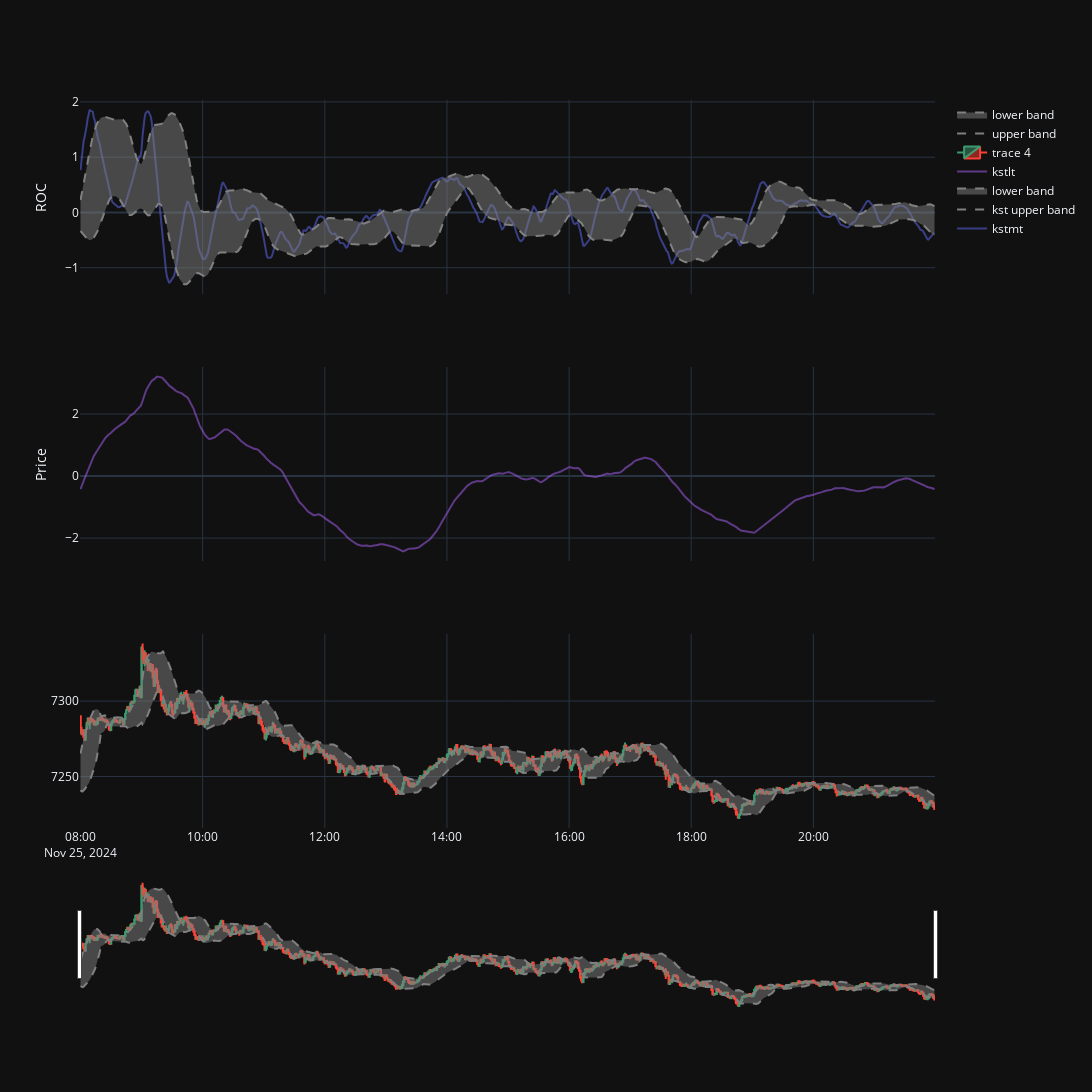

This figure's notebook cell:
### Code cell
fig = make_subplots(rows=3, cols=1, shared_xaxes=True)

# Add traces for the initial plot (first day)
initial_day = unique_days[5]
print(initial_day)

df_day = df_org[df_org['Date'] == initial_day]

fig.append_trace(   go.Scatter(x = df_day['SnapshotTime'],
                         y = df_day['kstmt'],
                         name = 'kstmt',
                         opacity = 0.5), row=1, col=1)

fig.append_trace(   go.Scatter(x = df_day['SnapshotTime'],
                         y = df_day['kstmtup'],
                        line_color = 'gray',
                         line = {'dash': 'dash'},
                         name = 'kst upper band',
                         opacity = 0.5), row=1, col=1)

fig.append_trace(   go.Scatter(x = df_day['SnapshotTime'],
                         y = df_day['kstmtlow'],
                         line_color = 'gray',
                         line = {'dash': 'dash'},
                         fill = 'tonexty',
                         name = 'lower band',
                         opacity = 0.3), row=1, col=1)


fig.append_trace(   go.Scatter(x = df_day['SnapshotTime'],
                         y = df_day['kstlt'],
                         name = 'kstlt',
                         opacity = 0.5), row=2, col=1)

fig.append_trace(  go.Candlestick(
                x=df_day['SnapshotTime'],
                open=df_day['openPrices'],
                high=df_day['highPrices'],
                low=df_day['lowPrices'],
                close=df_day['closedprices']), row=3, col=1)

fig.append_trace(   go.Scatter(x = df_day['SnapshotTime'],
                         y = df_day['up'],
                         line_color = 'gray',
                         line = {'dash': 'dash'},
                         name = 'upper band',
                         opacity = 0.5), row=3, col=1)

fig.append_trace(  go.Scatter(x = df_day['SnapshotTime'],
                         y = df_day['low'],
                         line_color = 'gray',
                         line = {'dash': 'dash'},
                         fill = 'tonexty',
                         name = 'lower band',
                         opacity = 0.3), row=3, col=1)

dropdown_buttons = [
    {
        'label': str(day),
        'method': 'update',
       'args': [
            {
                'x': [df_org[df_org['Date'] == day]['SnapshotTime']] * 11,
                'y': [
                    df_org[df_org['Date'] == day]['openPrices'],
                    df_org[df_org['Date'] == day]['highPrices'],
                    df_org[df_org['Date'] == day]['lowPrices'],
                    df_org[df_org['Date'] == day]['closedprices'],
                    df_org[df_org['Date'] == day]['olhc4'],
                    df_org[df_org['Date'] == day]['log_returns'],
                    df_org[df_org['Date'] == day]['kstmt'], 
                    df_org[df_org['Date'] == day]['kstmtup'], 
                    df_org[df_org['Date'] == day]['kstmtlow'],
                    df_org[df_org['Date'] == day]['up'],
                    df_org[df_org['Date'] == day]['low']
                ]
            },
            {
                'xaxis': {
                    'range': [
                        df_org[df_org['Date'] == day]['SnapshotTime'].min(),
                        df_org[df_org['Date'] == day]['SnapshotTime'].max()
                    ]
                },
                'yaxis2': {
                    'range': [
                        df_org[df_org['Date'] == day][['openPrices', 'highPrices', 'lowPrices', 'closedprices']].min().min(),
                        df_org[df_org['Date'] == day][['openPrices', 'highPrices', 'lowPrices', 'closedprices']].max().max()
                    ]
                },
                'yaxis': {
#                    'range': [
#                        df_org[df_org['Date'] == day]['kstmt'].min(),
#                        df_org[df_org['Date'] == day]['kstmt'].max()
#                    ]
                    'range': [
                        df_org[df_org['Date'] == day][['openPrices', 'highPrices', 'lowPrices', 'closedprices']].min().min(),
                        df_org[df_org['Date'] == day][['openPrices', 'highPrices', 'lowPrices', 'closedprices']].max().max()
                    ]
                }
            }
        ]
    }
    for day in unique_days
]



# Update layout to include dropdown menu and range slider for the second row
fig.update_layout(
    width=1790,
    height=1500,
    template='plotly_dark',
    xaxis2=dict(
        rangeslider=dict(
            visible=False
        )
    ),
     xaxis3=dict(
        rangeslider=dict(
            visible=True
        )
    )
    #,
    #updatemenus=[
    #   {
    #        'buttons': dropdown_buttons,
    #        'direction': 'down',
    #        'showactive': True,
    #    }
    #]
)

fig.update_yaxes(title_text="Price", row=2, col=1)
fig.update_yaxes(title_text="ROC", row=1, col=1)

fig.show()

### Figure 1 — Plotly figure (JSON) as saved in the notebook; plotly's stock layout.template omitted (floating-point values rounded to 4 significant figures; data arrays with more than 128 entries replaced by an {"elided": "..."} marker saying what was removed)
{"data": [{"name": "kstmt", "opacity": 0.5, "type": "scatter", "x": {"elided": "840 str values"}, "xaxis": "x", "y": {"elided": "840 float values"}, "yaxis": "y"}, {"line": {"color": "gray", "dash": "dash"}, "name": "kst upper band", "opacity": 0.5, "type": "scatter", "x": {"elided": "840 str values"}, "xaxis": "x", "y": {"elided": "840 float values"}, "yaxis": "y"}, {"fill": "tonexty", "line": {"color": "gray", "dash": "dash"}, "name": "lower band", "opacity": 0.3, "type": "scatter", "x": {"elided": "840 str values"}, "xaxis": "x", "y": {"elided": "840 float values"}, "yaxis": "y"}, {"name": "kstlt", "opacity": 0.5, "type": "scatter", "x": {"elided": "840 str values"}, "xaxis": "x2", "y": {"elided": "840 float values"}, "yaxis": "y2"}, {"close": {"elided": "840 float values"}, "high": {"elided": "840 float values"}, "low": {"elided": "840 float values"}, "open": {"elided": "840 float values"}, "type": "candlestick", "x": {"elided": "840 str values"}, "xaxis": "x3", "yaxis": "y3"}, {"line": {"color": "gray", "dash": "dash"}, "name": "upper band", "opacity": 0.5, "type": "scatter", "x": {"elided": "840 str values"}, "xaxis": "x3", "y": {"elided": "840 float values"}, "yaxis": "y3"}, {"fill": "tonexty", "line": {"color": "gray", "dash": "dash"}, "name": "lower band", "opacity": 0.3, "type": "scatter", "x": {"elided": "840 str values"}, "xaxis": "x3", "y": {"elided": "840 float values"}, "yaxis": "y3"}], "layout": {"height": 1500, "width": 1790, "xaxis": {"anchor": "y", "domain": [0, 1], "matches": "x3", "showticklabels": false}, "xaxis2": {"anchor": "y2", "domain": [0, 1], "matches": "x3", "rangeslider": {"visible": false}, "showticklabels": false}, "xaxis3": {"anchor": "y3", "domain": [0, 1], "rangeslider": {"visible": true}}, "yaxis": {"anchor": "x", "domain": [0.7333, 1], "title": {"text": "ROC"}}, "yaxis2": {"anchor": "x2", "domain": [0.3667, 0.6333], "title": {"text": "Price"}}, "yaxis3": {"anchor": "x3", "domain": [0, 0.2667]}}}
